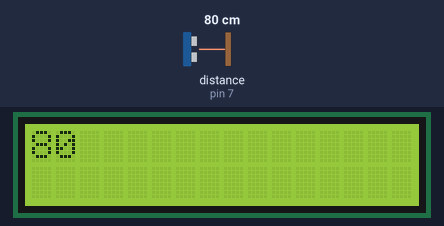
This sketch was run on a simulated Arduino Uno, built with avr-gcc and run on an emulated ATmega328P. Parts: 16×2 character LCD. Wiring (inferred from the names in the program): ultrasonic range finder: trigger pin 7; echo pin 7. The inputs (shaded band) are chosen by the test bench; at power-on: distance to the obstacle (sensor on pin 7) 80 cm. The echo pulse lasts 58.3 µs per cm.

Above: at 1.2 s.
1.3 s: distance to the obstacle (sensor on pin 7) set to 2 cm
At 2.2 s:
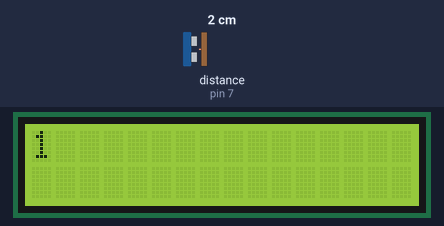
2.8 s: distance to the obstacle (sensor on pin 7) set to 250 cm
At 3.9 s:
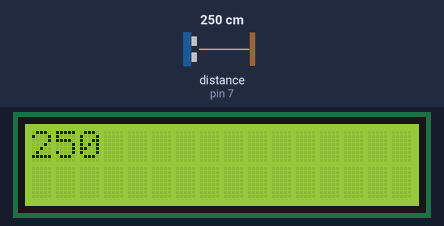
4.5 s: distance to the obstacle (sensor on pin 7) set to 4 cm
At 5.7 s:
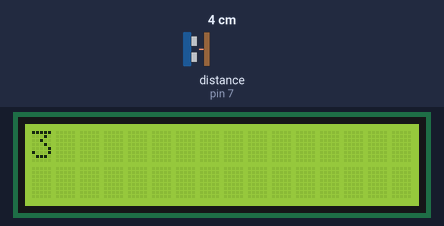
Timing chart, 0 to 7.5 s (numbered marks = the images above; inputs shaded):
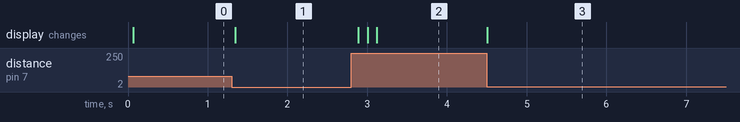

Measured:
- after the input at 1.3 s, the display: changes at once (image 1)
- after the input at 2.8 s, the display: changes after 0.09 s (image 2)
- after the input at 4.5 s, the display: changes at once (image 3)

The sketch:

VDK.ino
```cpp
#include <LiquidCrystal.h>
// LCD
LiquidCrystal lcd(12, 11, 5, 4, 3, 2);

// Sensor
const int pingPin = 7;
// khai báo biến nhận sóng ??
long duration, cm;

void setup() {
  lcd.begin(16, 2);
}

void loop() {

  // khai báo chân ra
  pinMode(pingPin, OUTPUT);

  // phát sóng thấp để đảm bảo không có sóng cao đang phát
  digitalWrite(pingPin, LOW);
  delayMicroseconds(2);

  // phát sóng cao
  digitalWrite(pingPin, HIGH);
  delayMicroseconds(5);

  // phát lại sóng thấp để ngưng
  digitalWrite(pingPin, LOW);

  // khai báo chân vào
  pinMode(pingPin, INPUT);

  // nhận sóng cao
  duration = pulseIn(pingPin, HIGH);

  // tính khoảng cách
  cm = microsecondsToCentimeters(duration);

  // in ra LCD
  lcd.setCursor(0,0);
  lcd.print("    ");
  lcd.setCursor(0,0);
  lcd.print(cm);
  delay(100);
}


long microsecondsToCentimeters(long microseconds) {

  // Tốc độ của âm thanh là 340 m/s hoặc đi 1 cm hết 29 ms
  // quãng đường là hai lần khoảng cách (đi/về)
  return microseconds / 29 / 2;
}
 
```
